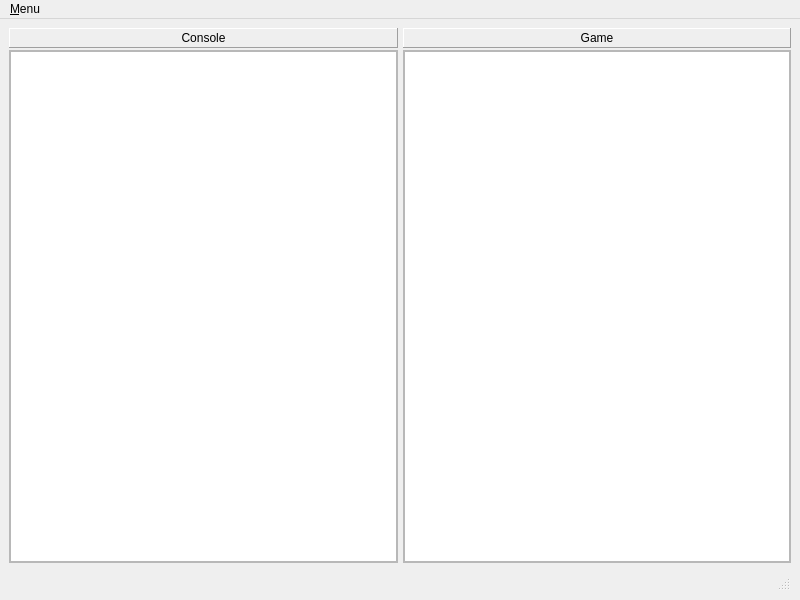
<?xml version="1.0" encoding="UTF-8"?>
<ui version="4.0">
 <class>emumenu_main_window</class>
 <widget class="QMainWindow" name="emumenu_main_window">
  <property name="geometry">
   <rect>
    <x>0</x>
    <y>0</y>
    <width>800</width>
    <height>600</height>
   </rect>
  </property>
  <property name="sizePolicy">
   <sizepolicy hsizetype="Expanding" vsizetype="Expanding">
    <horstretch>0</horstretch>
    <verstretch>0</verstretch>
   </sizepolicy>
  </property>
  <property name="windowTitle">
   <string>emuMenu</string>
  </property>
  <property name="windowIcon">
   <iconset theme="main">
    <normaloff>emu-black-silhouette.svg</normaloff>emu-black-silhouette.svg</iconset>
  </property>
  <property name="toolButtonStyle">
   <enum>Qt::ToolButtonTextBesideIcon</enum>
  </property>
  <widget class="QWidget" name="main_grid">
   <property name="sizePolicy">
    <sizepolicy hsizetype="Expanding" vsizetype="Expanding">
     <horstretch>1</horstretch>
     <verstretch>1</verstretch>
    </sizepolicy>
   </property>
   <layout class="QGridLayout" name="gridLayout">
    <property name="sizeConstraint">
     <enum>QLayout::SetDefaultConstraint</enum>
    </property>
    <item row="0" column="0">
     <layout class="QGridLayout" name="child_grid">
      <property name="sizeConstraint">
       <enum>QLayout::SetFixedSize</enum>
      </property>
      <property name="horizontalSpacing">
       <number>5</number>
      </property>
      <property name="verticalSpacing">
       <number>0</number>
      </property>
      <item row="0" column="0">
       <layout class="QVBoxLayout" name="console_layout">
        <property name="spacing">
         <number>2</number>
        </property>
        <property name="sizeConstraint">
         <enum>QLayout::SetDefaultConstraint</enum>
        </property>
        <item>
         <widget class="QLabel" name="console_label">
          <property name="sizePolicy">
           <sizepolicy hsizetype="Expanding" vsizetype="Expanding">
            <horstretch>0</horstretch>
            <verstretch>0</verstretch>
           </sizepolicy>
          </property>
          <property name="maximumSize">
           <size>
            <width>16777215</width>
            <height>20</height>
           </size>
          </property>
          <property name="frameShape">
           <enum>QFrame::Panel</enum>
          </property>
          <property name="frameShadow">
           <enum>QFrame::Raised</enum>
          </property>
          <property name="text">
           <string>Console</string>
          </property>
          <property name="scaledContents">
           <bool>true</bool>
          </property>
          <property name="alignment">
           <set>Qt::AlignCenter</set>
          </property>
         </widget>
        </item>
        <item>
         <widget class="QScrollArea" name="console_scroll_area">
          <property name="sizePolicy">
           <sizepolicy hsizetype="Ignored" vsizetype="Ignored">
            <horstretch>0</horstretch>
            <verstretch>0</verstretch>
           </sizepolicy>
          </property>
          <property name="maximumSize">
           <size>
            <width>16777215</width>
            <height>16777215</height>
           </size>
          </property>
          <property name="layoutDirection">
           <enum>Qt::LeftToRight</enum>
          </property>
          <property name="autoFillBackground">
           <bool>true</bool>
          </property>
          <property name="widgetResizable">
           <bool>true</bool>
          </property>
          <widget class="QWidget" name="console_scroll_area_layout">
           <property name="geometry">
            <rect>
             <x>0</x>
             <y>0</y>
             <width>384</width>
             <height>491</height>
            </rect>
           </property>
           <property name="sizePolicy">
            <sizepolicy hsizetype="Expanding" vsizetype="Expanding">
             <horstretch>0</horstretch>
             <verstretch>0</verstretch>
            </sizepolicy>
           </property>
           <layout class="QVBoxLayout" name="verticalLayout">
            <property name="sizeConstraint">
             <enum>QLayout::SetDefaultConstraint</enum>
            </property>
            <property name="leftMargin">
             <number>0</number>
            </property>
            <property name="topMargin">
             <number>0</number>
            </property>
            <property name="rightMargin">
             <number>0</number>
            </property>
            <property name="bottomMargin">
             <number>0</number>
            </property>
            <item>
             <widget class="QListWidget" name="console_list_widget">
              <property name="maximumSize">
               <size>
                <width>16777215</width>
                <height>16777215</height>
               </size>
              </property>
              <property name="resizeMode">
               <enum>QListView::Adjust</enum>
              </property>
             </widget>
            </item>
           </layout>
          </widget>
         </widget>
        </item>
       </layout>
      </item>
      <item row="0" column="1">
       <layout class="QVBoxLayout" name="rom_layout">
        <property name="spacing">
         <number>2</number>
        </property>
        <property name="sizeConstraint">
         <enum>QLayout::SetDefaultConstraint</enum>
        </property>
        <item>
         <widget class="QLabel" name="rom_label">
          <property name="sizePolicy">
           <sizepolicy hsizetype="Expanding" vsizetype="Expanding">
            <horstretch>0</horstretch>
            <verstretch>0</verstretch>
           </sizepolicy>
          </property>
          <property name="maximumSize">
           <size>
            <width>16777215</width>
            <height>20</height>
           </size>
          </property>
          <property name="frameShape">
           <enum>QFrame::Panel</enum>
          </property>
          <property name="frameShadow">
           <enum>QFrame::Raised</enum>
          </property>
          <property name="text">
           <string>Game</string>
          </property>
          <property name="scaledContents">
           <bool>true</bool>
          </property>
          <property name="alignment">
           <set>Qt::AlignCenter</set>
          </property>
         </widget>
        </item>
        <item>
         <widget class="QScrollArea" name="rom_scroll_area">
          <property name="layoutDirection">
           <enum>Qt::LeftToRight</enum>
          </property>
          <property name="autoFillBackground">
           <bool>true</bool>
          </property>
          <property name="widgetResizable">
           <bool>true</bool>
          </property>
          <widget class="QWidget" name="rom_scroll_area_layout">
           <property name="geometry">
            <rect>
             <x>0</x>
             <y>0</y>
             <width>383</width>
             <height>491</height>
            </rect>
           </property>
           <property name="sizePolicy">
            <sizepolicy hsizetype="Expanding" vsizetype="Expanding">
             <horstretch>0</horstretch>
             <verstretch>0</verstretch>
            </sizepolicy>
           </property>
           <layout class="QVBoxLayout" name="verticalLayout_2">
            <property name="leftMargin">
             <number>0</number>
            </property>
            <property name="topMargin">
             <number>0</number>
            </property>
            <property name="rightMargin">
             <number>0</number>
            </property>
            <property name="bottomMargin">
             <number>0</number>
            </property>
            <item>
             <widget class="QListWidget" name="rom_list_widget">
              <property name="sizePolicy">
               <sizepolicy hsizetype="Expanding" vsizetype="Expanding">
                <horstretch>0</horstretch>
                <verstretch>0</verstretch>
               </sizepolicy>
              </property>
              <property name="autoFillBackground">
               <bool>true</bool>
              </property>
             </widget>
            </item>
           </layout>
          </widget>
         </widget>
        </item>
       </layout>
      </item>
     </layout>
    </item>
    <item row="1" column="0">
     <widget class="QStatusBar" name="status_bar"/>
    </item>
   </layout>
  </widget>
  <widget class="QMenuBar" name="emumenu_menu">
   <property name="geometry">
    <rect>
     <x>0</x>
     <y>0</y>
     <width>800</width>
     <height>31</height>
    </rect>
   </property>
   <widget class="QMenu" name="menu_menu">
    <property name="title">
     <string>&amp;Menu</string>
    </property>
    <addaction name="action_add_console"/>
    <addaction name="action_add_roms"/>
    <addaction name="action_edit_console_command"/>
    <addaction name="separator"/>
    <addaction name="action_quit"/>
   </widget>
   <addaction name="menu_menu"/>
  </widget>
  <action name="action_add_console">
   <property name="text">
    <string>&amp;Add Console</string>
   </property>
  </action>
  <action name="action_add_roms">
   <property name="text">
    <string>Add &amp;Roms</string>
   </property>
  </action>
  <action name="action_quit">
   <property name="text">
    <string>&amp;Quit</string>
   </property>
  </action>
  <action name="action_edit_console_command">
   <property name="text">
    <string>&amp;Edit Console Command</string>
   </property>
  </action>
  <action name="action_add_roms_from_file">
   <property name="text">
    <string>Add Roms &amp;From File</string>
   </property>
  </action>
 </widget>
 <resources/>
 <connections/>
</ui>
